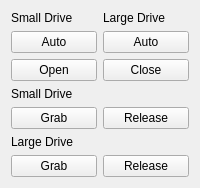
    <widget class="QWidget" name="widget_5" native="true">
     <property name="sizePolicy">
      <sizepolicy hsizetype="Preferred" vsizetype="Preferred">
       <horstretch>2</horstretch>
       <verstretch>0</verstretch>
      </sizepolicy>
     </property>
     <property name="minimumSize">
      <size>
       <width>0</width>
       <height>0</height>
      </size>
     </property>
     <layout class="QGridLayout" name="gridLayout_9">
      <item row="0" column="2">
       <widget class="QLabel" name="label_28">
        <property name="text">
         <string>Large Drive</string>
        </property>
       </widget>
      </item>
      <item row="10" column="1">
       <widget class="QPushButton" name="largeDriveGripperGrabPushButton">
        <property name="sizePolicy">
         <sizepolicy hsizetype="Minimum" vsizetype="Preferred">
          <horstretch>0</horstretch>
          <verstretch>1</verstretch>
         </sizepolicy>
        </property>
        <property name="text">
         <string>Grab</string>
        </property>
       </widget>
      </item>
      <item row="9" column="1">
       <widget class="QLabel" name="label_20">
        <property name="text">
         <string>Large Drive</string>
        </property>
       </widget>
      </item>
      <item row="4" column="2">
       <widget class="QPushButton" name="closeGripperPushButton">
        <property name="sizePolicy">
         <sizepolicy hsizetype="Minimum" vsizetype="Preferred">
          <horstretch>0</horstretch>
          <verstretch>1</verstretch>
         </sizepolicy>
        </property>
        <property name="text">
         <string>Close</string>
        </property>
       </widget>
      </item>
      <item row="10" column="2">
       <widget class="QPushButton" name="largeDriveGripperReleaseButton">
        <property name="sizePolicy">
         <sizepolicy hsizetype="Minimum" vsizetype="Preferred">
          <horstretch>0</horstretch>
          <verstretch>1</verstretch>
         </sizepolicy>
        </property>
        <property name="text">
         <string>Release</string>
        </property>
       </widget>
      </item>
      <item row="8" column="1">
       <widget class="QPushButton" name="smallDriveGripperGrabPushButton">
        <property name="sizePolicy">
         <sizepolicy hsizetype="Minimum" vsizetype="Preferred">
          <horstretch>0</horstretch>
          <verstretch>1</verstretch>
         </sizepolicy>
        </property>
        <property name="text">
         <string>Grab</string>
        </property>
       </widget>
      </item>
      <item row="0" column="1">
       <widget class="QLabel" name="label_27">
        <property name="text">
         <string>Small Drive</string>
        </property>
       </widget>
      </item>
      <item row="4" column="1">
       <widget class="QPushButton" name="openGripperPushButton">
        <property name="sizePolicy">
         <sizepolicy hsizetype="Minimum" vsizetype="Preferred">
          <horstretch>0</horstretch>
          <verstretch>1</verstretch>
         </sizepolicy>
        </property>
        <property name="maximumSize">
         <size>
          <width>653</width>
          <height>16777215</height>
         </size>
        </property>
        <property name="text">
         <string>Open</string>
        </property>
       </widget>
      </item>
      <item row="8" column="2">
       <widget class="QPushButton" name="smallDriveGripperReleaseButton">
        <property name="sizePolicy">
         <sizepolicy hsizetype="Minimum" vsizetype="Preferred">
          <horstretch>0</horstretch>
          <verstretch>1</verstretch>
         </sizepolicy>
        </property>
        <property name="text">
         <string>Release</string>
        </property>
       </widget>
      </item>
      <item row="7" column="1">
       <widget class="QLabel" name="label_26">
        <property name="text">
         <string>Small Drive</string>
        </property>
       </widget>
      </item>
      <item row="1" column="1">
       <widget class="QPushButton" name="smallDriveAutopushButton">
        <property name="sizePolicy">
         <sizepolicy hsizetype="Minimum" vsizetype="Preferred">
          <horstretch>0</horstretch>
          <verstretch>1</verstretch>
         </sizepolicy>
        </property>
        <property name="text">
         <string>Auto</string>
        </property>
       </widget>
      </item>
      <item row="1" column="2">
       <widget class="QPushButton" name="largeDriveAutopushButton">
        <property name="sizePolicy">
         <sizepolicy hsizetype="Minimum" vsizetype="Preferred">
          <horstretch>0</horstretch>
          <verstretch>1</verstretch>
         </sizepolicy>
        </property>
        <property name="text">
         <string>Auto</string>
        </property>
       </widget>
      </item>
     </layout>
    </widget>
